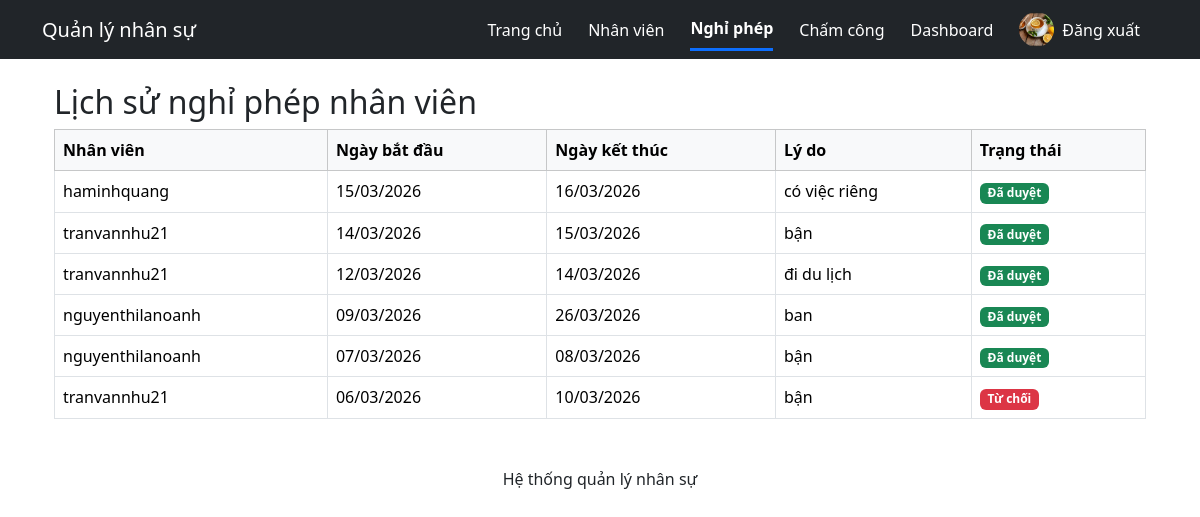
Screenshot of /leave-list/ (signed in) with the database file from the repository.
### employees/models.py (models this page shows, shortened)
class Employee(models.Model):
    user = models.OneToOneField(User, on_delete=models.CASCADE, verbose_name="Tài khoản")
    department = models.ForeignKey(
        Department,
        on_delete=models.SET_NULL,
        null=True,
        verbose_name="Phòng ban"
    )
    position = models.ForeignKey(
        Position,
        on_delete=models.SET_NULL,
        null=True,
        verbose_name="Chức vụ"
    )
    phone = models.CharField("Số điện thoại", max_length=20)
    address = models.TextField("Địa chỉ")
    photo = models.ImageField("Ảnh nhân viên", upload_to='employees/', null=True, blank=True)
    class Meta:
        verbose_name = "Nhân viên"
        verbose_name_plural = "Nhân viên"

class LeaveRequest(models.Model):
    STATUS = (
        ('pending', 'Chờ duyệt'),
        ('approved', 'Đã duyệt'),
        ('rejected', 'Từ chối')
    )
    employee = models.ForeignKey(Employee, on_delete=models.CASCADE, verbose_name="Nhân viên")
    start_date = models.DateField("Ngày bắt đầu")
    end_date = models.DateField("Ngày kết thúc")
    reason = models.TextField("Lý do")
    status = models.CharField(
        "Trạng thái",
        max_length=20,
        choices=STATUS,
        default='pending'
    )
    class Meta:
        verbose_name = "Đơn nghỉ phép"
        verbose_name_plural = "Đơn nghỉ phép"

### employees/views.py (the view)
# urls.py: path('leave-list/', views.leave_list_admin, name='leave_list_admin'),
@login_required
def leave_list_admin(request):
    leaves = LeaveRequest.objects.select_related('employee','employee__user')\
        .order_by('-start_date')
    return render(request,'leave_admin_list.html',{
        'leaves': leaves
    })

### employees/templates/leave_admin_list.html
{% extends 'base.html' %}
{% block content %}
<div class="container mt-4">
<h2>Lịch sử nghỉ phép nhân viên</h2>
<table class="table table-bordered">
<thead class="table-light">
<tr>
<th>Nhân viên</th>
<th>Ngày bắt đầu</th>
<th>Ngày kết thúc</th>
<th>Lý do</th>
<th>Trạng thái</th>
</tr>
</thead>
<tbody>
{% for l in leaves %}
<tr>
<td>{{ l.employee.user.username }}</td>
<td>{{ l.start_date|date:"d/m/Y" }}</td>
<td>{{ l.end_date|date:"d/m/Y" }}</td>
<td>{{ l.reason }}</td>
<td>
{% if l.status == "pending" %}
<span class="badge bg-warning">Chờ duyệt</span>
{% elif l.status == "approved" %}
<span class="badge bg-success">Đã duyệt</span>
{% else %}
<span class="badge bg-danger">Từ chối</span>
{% endif %}
</td>
</tr>
{% empty %}
<tr>
<td colspan="5" class="text-center">Chưa có đơn nghỉ phép</td>
</tr>
{% endfor %}
</tbody>
</table>
</div>
{% endblock %}

### employees/templates/base.html (shortened to what this page needs)
<!DOCTYPE html>
<html lang="vi">
<head>
<link href="https://cdn.jsdelivr.net/npm/bootstrap@5.3.2/dist/css/bootstrap.min.css" rel="stylesheet">
</head>
<body>
<nav class="navbar navbar-dark bg-dark">
<div class="container">
<a class="navbar-brand" href="/">Quản lý nhân sự</a>
<ul class="navbar-nav flex-row align-items-center">
<li class="nav-item mx-2">
<a class="nav-link {% if request.path == '/' %}active-menu{% endif %}" href="/">
Trang chủ
</a>
</li>
<li class="nav-item mx-2">
<a class="nav-link {% if '/employees' in request.path %}active-menu{% endif %}" href="/employees">
Nhân viên
</a>
</li>
<li class="nav-item mx-2">
<a class="nav-link {% if '/leave' in request.path %}active-menu{% endif %}" href="/leave">
Nghỉ phép
</a>
</li>
<li class="nav-item mx-2">
<a class="nav-link {% if '/attendance' in request.path %}active-menu{% endif %}" href="/attendance">
Chấm công
</a>
</li>
<li class="nav-item mx-2">
<a class="nav-link {% if '/dashboard' in request.path %}active-menu{% endif %}" href="/dashboard">
Dashboard
</a>
</li>
{% if request.user.is_authenticated %}
{% if request.user.employee.photo %}
<img src="{{request.user.employee.photo.url}}" class="avatar-small ms-2">
{% endif %}
<li class="nav-item mx-2">
<a class="nav-link text-white" href="/logout/">
Đăng xuất
</a>
</li>
{% else %}
<li class="nav-item mx-2">
<a class="nav-link text-white" href="/login/">
Đăng nhập
</a>
</li>
{% endif %}
</ul>
</div>
</nav>
<div class="container mt-4">
{% block content %}
{% endblock %}
</div>
<footer class="text-center mt-5">
<p>Hệ thống quản lý nhân sự</p>
</footer>
</body>
</html>

### employees/templates/base.html (style rules this page uses)
.nav-link { color:white !important; margin-right:10px; }
.active-menu { border-bottom:3px solid #0d6efd; font-weight:bold; }
.avatar-small { width:35px; height:35px; border-radius:50%; object-fit:cover; }

### rows the page displays
LeaveRequest: employee.user.username "haminhquang", start_date "15/03/2026", end_date "16/03/2026", reason "có việc riêng", status "Đã duyệt"
LeaveRequest: employee.user.username "tranvannhu21", start_date "14/03/2026", end_date "15/03/2026", reason "bận", status "Đã duyệt"
LeaveRequest: employee.user.username "tranvannhu21", start_date "12/03/2026", end_date "14/03/2026", reason "đi du lịch", status "Đã duyệt"
LeaveRequest: employee.user.username "nguyenthilanoanh", start_date "09/03/2026", end_date "26/03/2026", reason "ban", status "Đã duyệt"
LeaveRequest: employee.user.username "nguyenthilanoanh", start_date "07/03/2026", end_date "08/03/2026", reason "bận", status "Đã duyệt"
LeaveRequest: employee.user.username "tranvannhu21", start_date "06/03/2026", end_date "10/03/2026", reason "bận", status "Từ chối"
